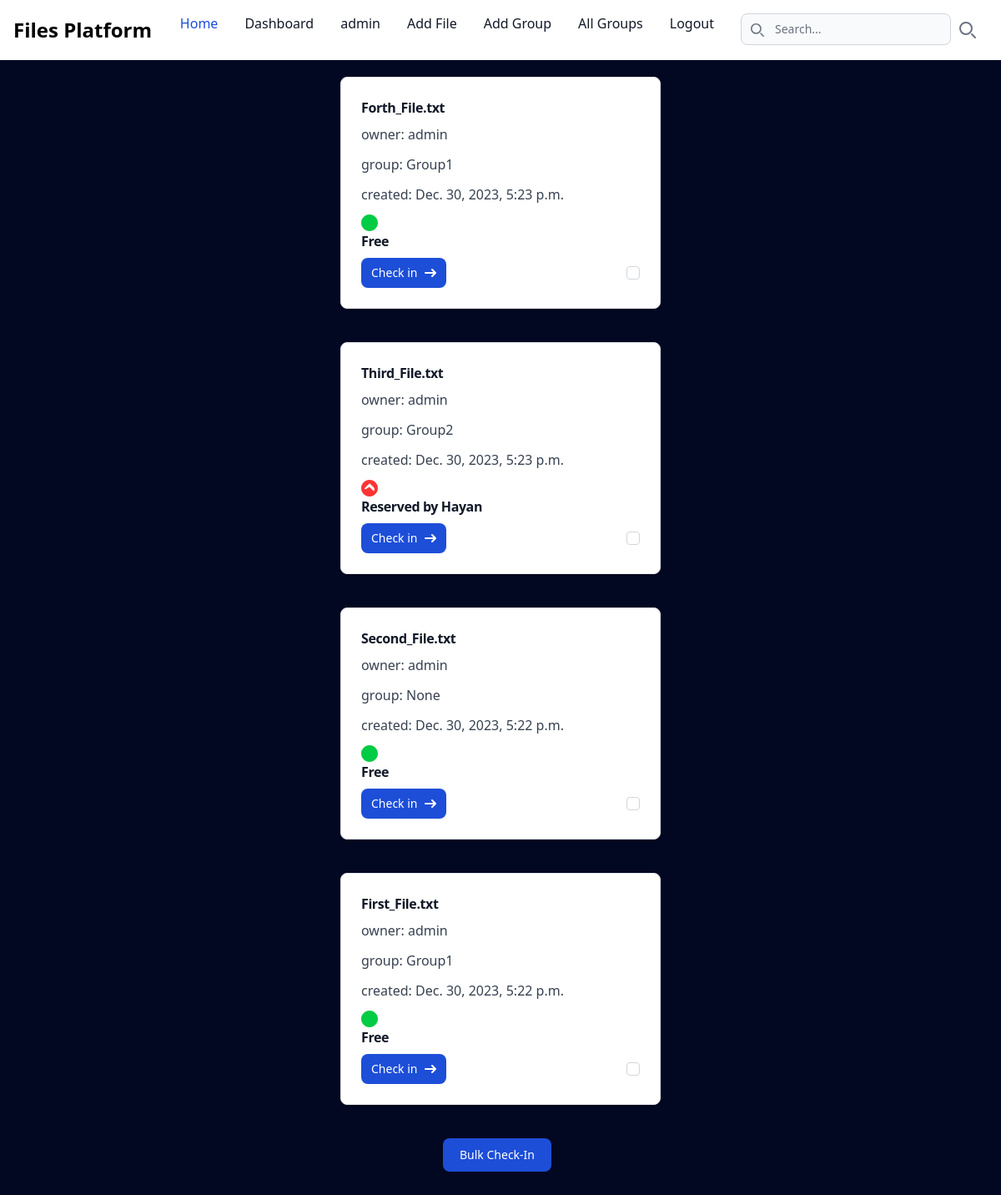
The app's page / (signed in), older data.
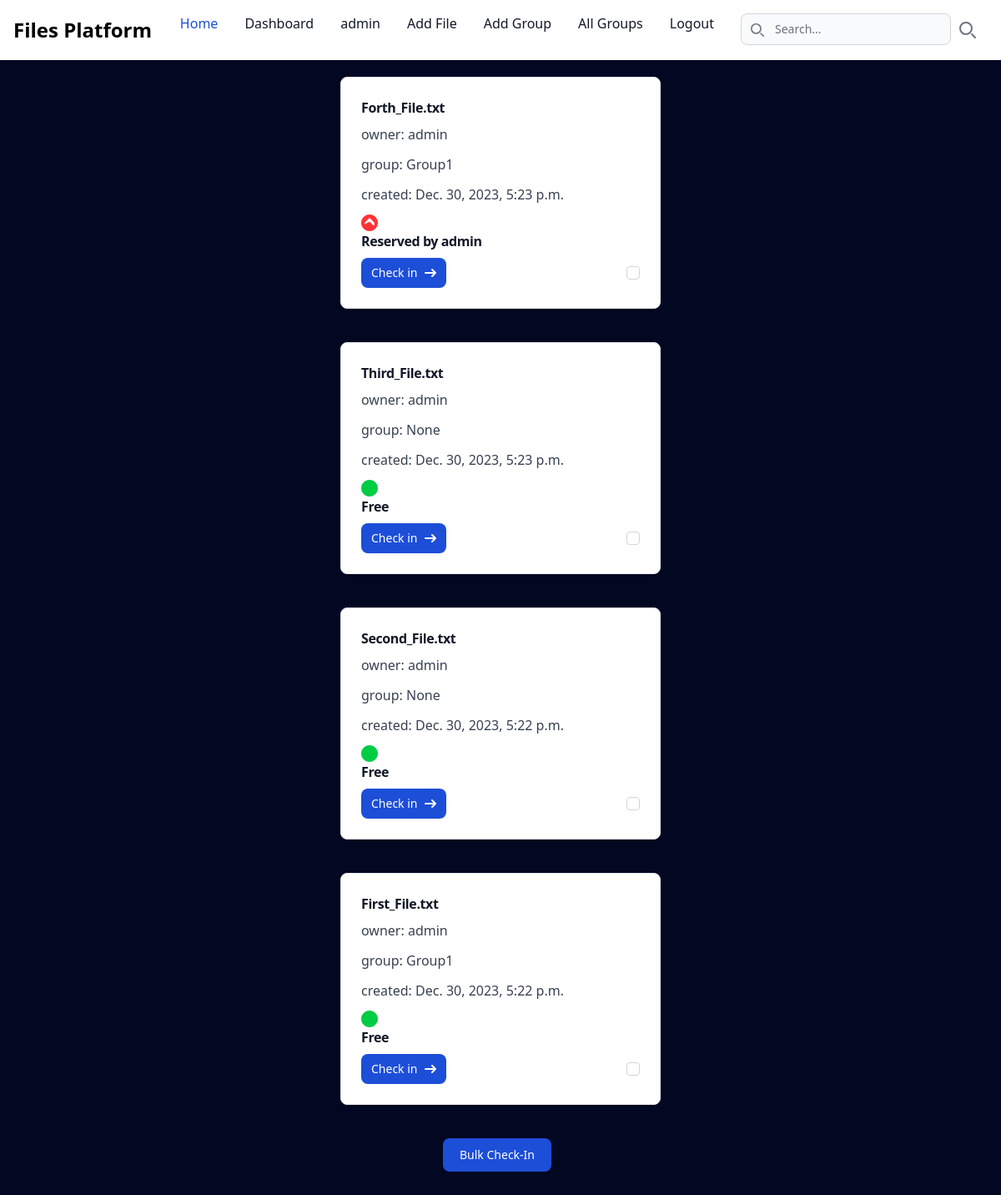
The same page, newer data.
### files/models.py (models this page shows, shortened)
class File(models.Model):
    file = models.FileField(upload_to='uploads/')
    owner = models.ForeignKey(User, on_delete=models.CASCADE)
    is_free = models.BooleanField(default=True)
    updated = models.DateTimeField(auto_now=True)
    created = models.DateTimeField(auto_now_add=True)
    group = models.ForeignKey(Group, on_delete=models.SET_NULL, null=True, blank=True)
    class Meta:
        ordering = ['-created']

class FileLock(models.Model):
    file = models.OneToOneField(File, on_delete=models.CASCADE)
    user = models.ForeignKey(User, on_delete=models.CASCADE)
    locked_at = models.DateTimeField(auto_now_add=True)

### files/views.py (the view)
# urls.py: path('', views.home, name='home'),
@login_required
def home(request):
    files = File.objects.all()
    if request.method == 'POST':
        bulkCheckin(request=request)
    return render(request, 'home.html', {'files':files})

### files/models.py (called while the page is built)
    def __str__(self):
        return self.name

### files/templates/home.html (shortened to what this page needs)
{% extends 'base.html' %}
{% block content %}
                {% if user.is_authenticated %}
    <form method="POST">
        {% for file in files %}
        <div style="padding-top: 20px; padding-bottom: 20px; display: flex; align-items: center; justify-content: center">
            <div class="w-full max-w-sm p-6 bg-white border border-gray-200 rounded-lg shadow dark:bg-gray-800 dark:border-gray-700">
                <p class="mb-2 text-1xl font-bold tracking-tight text-gray-900 dark:text-white">{{file.file.name|slice:"8:"}}</p>
                <p class="mb-3 font-normal text-gray-700 dark:text-gray-400">owner: {{file.owner}}</p>
                <p class="mb-3 font-normal text-gray-700 dark:text-gray-400">group: {{file.group}}</p>
                <p class="mb-3 font-normal text-gray-700 dark:text-gray-400">created: {{file.created}}</p>
                {% if file.is_free %}
                <p class="mb-2 text-1xl font-bold tracking-tight text-gray-900 dark:text-white">
                    <svg width="20" height="20" viewBox="0 0 20 20">
                        <path d="M10 20c5.523 0 10-4.477 10-10S15.523 0 10 0 0 4.477 0 10s4.477 10 10 10zm0-2a8 8 0 1 0 0-16 8 8 0 0 0 0 16zm5-9l-5-3L5 11V8l5 3 5-3v3z" fill="#00cc44"/>
                    </svg>
                    Free
                </p>
                {% else %}
                <p class="mb-2 text-1xl font-bold tracking-tight text-gray-900 dark:text-white">
                    Reserved by {{file.filelock.user.username}}
                </p>
                {% endif %}
                <div class="items-center justify-between hidden w-full md:flex md:w-auto md:order-1">
                    <a href="{% url 'checkin' file.id %}" class="inline-flex items-center px-3 py-2 text-sm font-medium text-center text-white bg-blue-700 rounded-lg hover:bg-blue-800 focus:ring-4 focus:outline-none focus:ring-blue-300 dark:bg-blue-600 dark:hover:bg-blue-700 dark:focus:ring-blue-800">
                        Check in
                        <svg class="rtl:rotate-180 w-3.5 h-3.5 ms-2" aria-hidden="true" xmlns="http://www.w3.org/2000/svg" fill="none" viewBox="0 0 14 10">
                            <path stroke="currentColor" stroke-linecap="round" stroke-linejoin="round" stroke-width="2" d="M1 5h12m0 0L9 1m4 4L9 9"/>
                        </svg>
                    </a>
                    <input name="selected_files" type="checkbox"  value="{{ file.id }}" class="w-4 h-4 text-blue-600 bg-gray-100 border-gray-300 rounded focus:ring-blue-500 dark:focus:ring-blue-600 dark:ring-offset-gray-800 focus:ring-2 dark:bg-gray-700 dark:border-gray-600">
                </div>
            </div>
        </div>
        {% endfor %}
        <div style="padding-top: 20px; padding-bottom: 20px; display: flex; align-items: center; justify-content: center">
            <button type="submit" class="text-white bg-blue-700 hover:bg-blue-800 focus:ring-4 focus:ring-blue-300 font-medium rounded-lg text-sm px-5 py-2.5 me-2 mb-2 dark:bg-blue-600 dark:hover:bg-blue-700 focus:outline-none dark:focus:ring-blue-800">Bulk Check-In</button>
        </div>
    </form>
    {% endif %}
{% endblock %}

### files/templates/base.html (shortened to what this page needs)
{% load static tailwind_tags %}
<!DOCTYPE html>
<html lang="en">
  <head>
    {% tailwind_css %}
  </head>
  <body style="background-color: #020722;">
    <nav class="bg-white border-gray-200 dark:bg-gray-900">
      <div class="max-w-screen-xl flex flex-wrap items-center justify-between mx-auto p-4">
      <a href="#" class="flex items-center space-x-3 rtl:space-x-reverse">
          <span class="self-center text-2xl font-semibold whitespace-nowrap dark:text-white">Files Platform</span>
      </a>
        <div class="items-center justify-between hidden w-full md:flex md:w-auto md:order-1" id="navbar-search">
          <ul class="flex flex-col p-4 md:p-0 mt-4 font-medium border border-gray-100 rounded-lg bg-gray-50 md:space-x-8 rtl:space-x-reverse md:flex-row md:mt-0 md:border-0 md:bg-white dark:bg-gray-800 md:dark:bg-gray-900 dark:border-gray-700">
            <li>
              <a href="/" class="block py-2 px-3 text-white bg-blue-700 rounded md:bg-transparent md:text-blue-700 md:p-0 md:dark:text-blue-500" aria-current="page">Home</a>
            </li>
            <li>
              <a href="/admin/" class="block py-2 px-3 text-gray-900 rounded hover:bg-gray-100 md:hover:bg-transparent md:hover:text-blue-700 md:p-0 dark:text-white md:dark:hover:text-blue-500 dark:hover:bg-gray-700 dark:hover:text-white md:dark:hover:bg-transparent dark:border-gray-700">Dashboard</a>
            </li>
            {% if user.is_authenticated %}
            <li>
              <a href="" class="block py-2 px-3 text-gray-900 rounded hover:bg-gray-100 md:hover:bg-transparent md:hover:text-blue-700 md:p-0 dark:text-white md:dark:hover:text-blue-500 dark:hover:bg-gray-700 dark:hover:text-white md:dark:hover:bg-transparent dark:border-gray-700">{{user.username}}</a>
            </li>
            <li>
              <a href="/add-file/" class="block py-2 px-3 text-gray-900 rounded hover:bg-gray-100 md:hover:bg-transparent md:hover:text-blue-700 md:p-0 dark:text-white md:dark:hover:text-blue-500 dark:hover:bg-gray-700 dark:hover:text-white md:dark:hover:bg-transparent dark:border-gray-700">Add File</a>
            </li>
            <li>
              <a href="/add-group/" class="block py-2 px-3 text-gray-900 rounded hover:bg-gray-100 md:hover:bg-transparent md:hover:text-blue-700 md:p-0 dark:text-white md:dark:hover:text-blue-500 dark:hover:bg-gray-700 dark:hover:text-white md:dark:hover:bg-transparent dark:border-gray-700">Add Group</a>
            </li>
            <li>
              <a href="/all-groups/" class="block py-2 px-3 text-gray-900 rounded hover:bg-gray-100 md:hover:bg-transparent md:hover:text-blue-700 md:p-0 dark:text-white md:dark:hover:text-blue-500 dark:hover:bg-gray-700 dark:hover:text-white md:dark:hover:bg-transparent dark:border-gray-700">All Groups</a>
            </li>
            <li>
              <a href="/logout/" class="block py-2 px-3 text-gray-900 rounded hover:bg-gray-100 md:hover:bg-transparent md:hover:text-blue-700 md:p-0 dark:text-white md:dark:hover:text-blue-500 dark:hover:bg-gray-700 dark:hover:text-white md:dark:hover:bg-transparent dark:border-gray-700">Logout</a>
            </li>
            <form method="POST" action="{% url 'search' %}">
              <div class="flex md:order-2">
                <div class="relative hidden md:block">
                  <div class="absolute inset-y-0 start-0 flex items-center ps-3 pointer-events-none">
                  </div>
                  <input type="text" name="searched" id="search-navbar" class="block w-full p-2 ps-10 text-sm text-gray-900 border border-gray-300 rounded-lg bg-gray-50 focus:ring-blue-500 focus:border-blue-500 dark:bg-gray-700 dark:border-gray-600 dark:placeholder-gray-400 dark:text-white dark:focus:ring-blue-500 dark:focus:border-blue-500" placeholder="Search...">
                </div>
                <button type="submit" data-collapse-toggle="navbar-search" aria-controls="navbar-search" aria-expanded="false" class=" text-gray-500 dark:text-gray-400 hover:bg-gray-100 dark:hover:bg-gray-700 focus:outline-none focus:ring-4 focus:ring-gray-200 dark:focus:ring-gray-700 rounded-lg text-sm p-2.5 me-1">
                  <svg class="w-5 h-5" aria-hidden="true" xmlns="http://www.w3.org/2000/svg" fill="none" viewBox="0 0 20 20">
                    <path stroke="currentColor" stroke-linecap="round" stroke-linejoin="round" stroke-width="2" d="m19 19-4-4m0-7A7 7 0 1 1 1 8a7 7 0 0 1 14 0Z"/>
                  </svg>
                </button>
              </div>
            </form>
            {% endif %}
          </ul>
        </div>
      </div>
    </nav>
        {% block content %}
        {% endblock %}
  </body>
</html>

Row changes from the older to the newer data that the page shows:
changed File "Forth_File.txt": filelock.user.username (not shown) → "admin"; is_free "Free" → "Reserved by"
changed File "Third_File.txt": group "Group2" → "None"; filelock.user.username "Hayan" → (not shown); is_free "Reserved by" → "Free"
